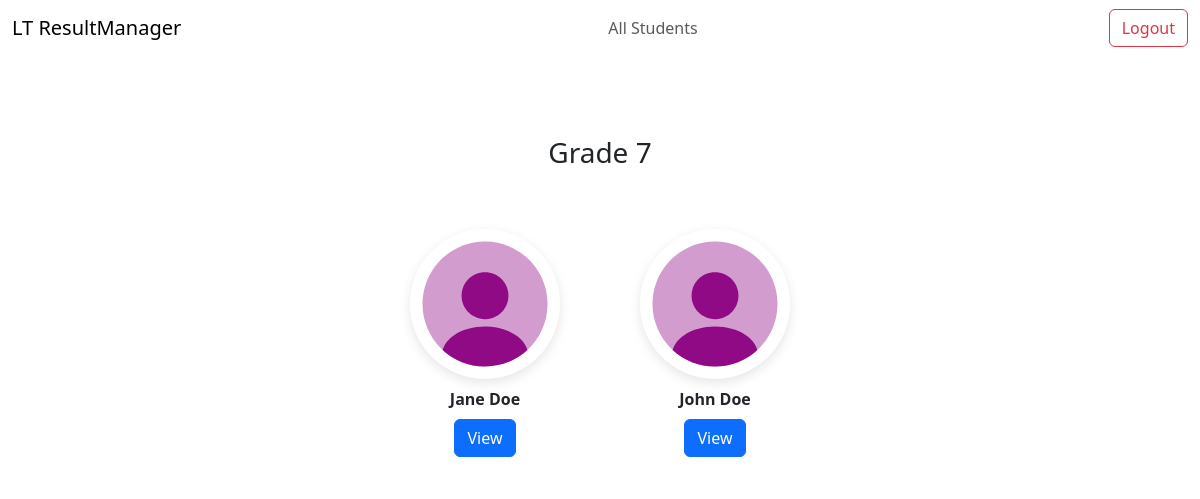
The app's page /teachers/all-students/ (signed in), older data.
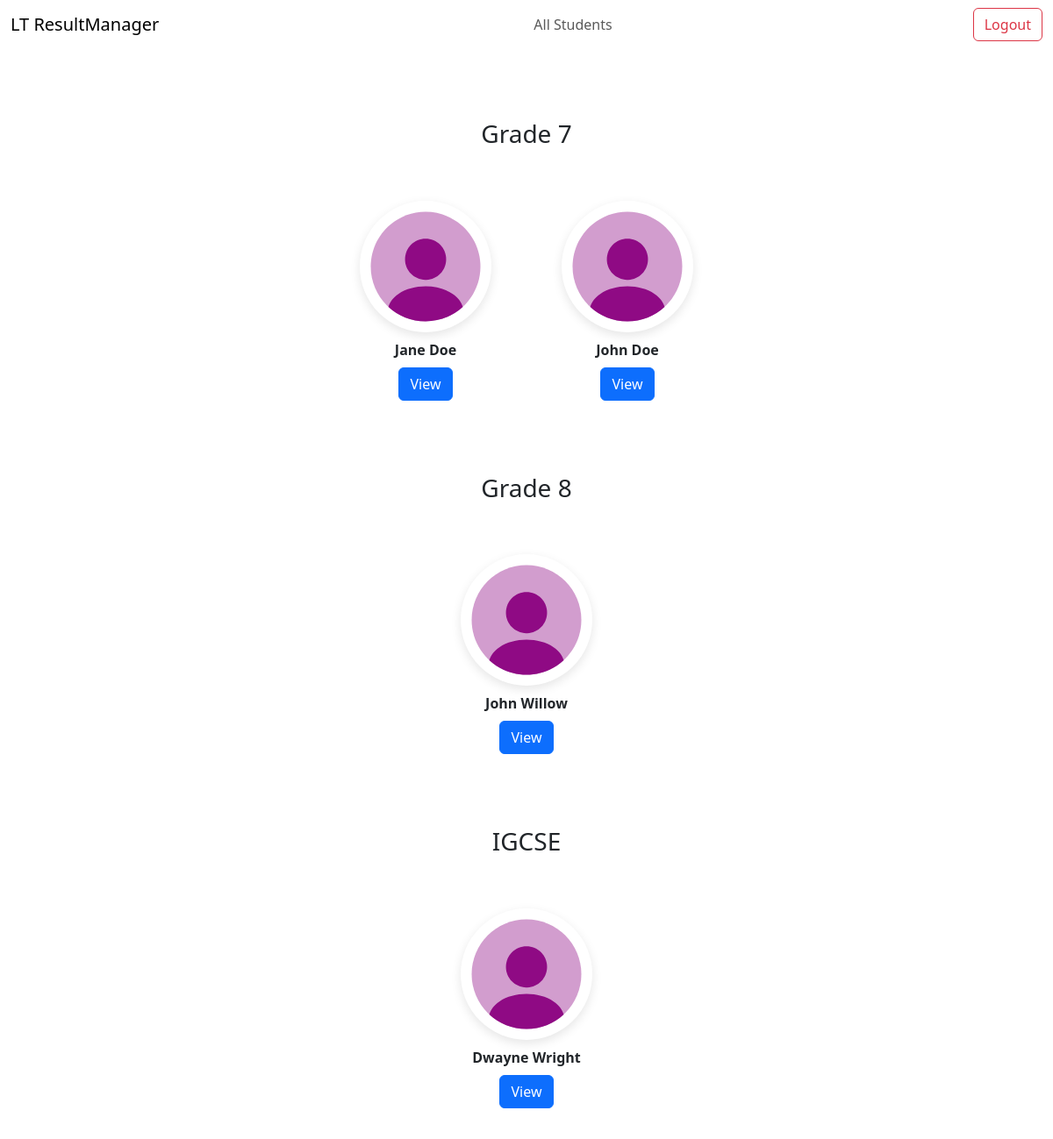
The same page, newer data.
### main/models.py (models this page shows, shortened)
class Student(models.Model):
    first_name = models.CharField(max_length=50)
    surname = models.CharField(max_length=50)
    dob = models.DateField(blank=True, null=True)
    grade = models.CharField(max_length=10, choices=GRADE_CHOICES)
    class_teacher = models.ForeignKey(
        "Teacher", on_delete=models.SET_NULL, null=True, related_name='class_students')
    subjects = models.ManyToManyField(
        "Subject", related_name='subject_students', blank=True)
    profile_pic = models.ImageField(
        upload_to='student_pics/', blank=True, null=True)

### main/views.py (the view)
# urls.py: path("teachers/all-students/", views.all_students, name="all_students"),
@login_required
def all_students(request):
    grades = {}
    for student in Student.objects.all().order_by('grade', 'surname'):
        grades.setdefault(student.grade, []).append(student)
    return render(request, 'main/all_students.html', {'grades': grades})

### main/templates/main/all_students.html (shortened to what this page needs)
{% extends "main/base.html" %}
{% load static %}
{% block content %}
<div style="margin-top: 80px; text-align: center;">
  {% for grade, students in grades.items %}
  <h3 class="text-center mt-5">{{ grade }}</h3>
  <div class="student-card-grid mt-4">
    {% for student in students %}
    <div class="student-card">
      <img
        src="{% if student.profile_image %}{{ student.profile_image.url }}{% else %}{% static 'main/images/default_profile_image_2.svg' %}{% endif %}"
        class="student-image" alt="{{ student.first_name }} {{ student.surname }}">
      <div class="student-name mt-2">{{ student.first_name }} {{ student.surname }}</div>
      <a href="{% url 'student' student.id %}" class="btn btn-md btn-primary mt-2">View</a>
    </div>
    {% endfor %}
  </div>
  {% endfor %}
</div>
{% endblock %}

### main/templates/main/base.html (shortened to what this page needs)
{% load static %}
<!DOCTYPE html>
<html lang="en">
<head>
    <link href="https://cdn.jsdelivr.net/npm/bootstrap@5.3.0/dist/css/bootstrap.min.css" rel="stylesheet">
    <link rel="stylesheet" href="{% static 'main/styles/styles.css' %}">
</head>
<body>
    {% block nav %}
    <nav class="navbar">
        <div class="container-fluid">
            <a class="navbar-brand" href="{% if request.user.teacher %}{% url 'teacher_home' %}
                  {% elif request.user.parent %}{% url 'parent_home' %}
                  {% else %}/
                  {% endif %}">
                LT ResultManager
            </a>
                <ul class="navbar-nav ">
                    {% if request.user.teacher %}
                    <li class="nav-item">
                        <a class="nav-link" href="{% url 'all_students' %}">All Students</a>
                    </li>
                    {% endif %}
                </ul>
                {% if request.user.teacher %}
                <form method="POST" action="{% url 'teacher_logout' %}">
                    <button type="submit" class="btn btn-outline-danger">Logout</button>
                </form>
                {% elif request.user.parent %}
                <form method="POST" action="{% url 'parent_logout' %}">
                    {% csrf_token %}
                    <button type="submit" class="btn btn-outline-danger">Logout</button>
                </form>
                {% endif %}
        </div>
    </nav>
    {% endblock %}
    {% block content %}
    {% endblock %}
</body>
</body>
</html>

### main/static/main/styles/styles.css (style rules this page uses)
.container-fluid { display: flex; align-items: center; }
.navbar { justify-content: space-between; }
.student-card-grid { display: flex; flex-direction: horizontal; flex-wrap: wrap; justify-content: center; gap: 30px; padding: 20px; }
.student-card { width: 200px; text-align: center; padding: 15px; border-radius: 20px; background-color: #ffffff; transition: transform 0.2s ease; }
.student-image { width: 150px; height: 150px; object-fit: cover; border-radius: 50%; display: block; margin: 0 auto; box-shadow: 0 4px 12px rgba(0, 0, 0, 0.1); }
.student-name { font-weight: 600; font-size: 1rem; margin-top: 10px; }
.navbar-nav { display: flex; flex-direction: row; gap: 20px; }

Row changes from the older to the newer data that the page shows:
added Student: grade "Grade 8", first_name "John", surname "Willow"
added Student: grade "IGCSE", first_name "Dwayne", surname "Wright"
